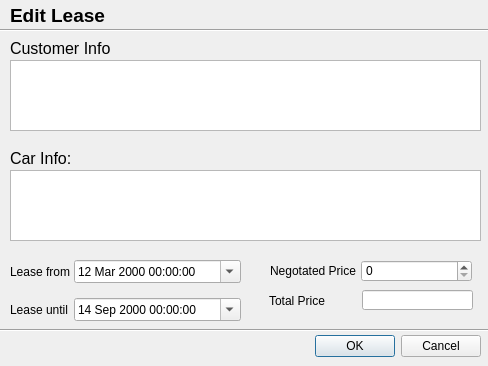
<?xml version="1.0" encoding="UTF-8"?>
<ui version="4.0">
 <class>EditLeaseDialog</class>
 <widget class="QDialog" name="EditLeaseDialog">
  <property name="geometry">
   <rect>
    <x>0</x>
    <y>0</y>
    <width>488</width>
    <height>366</height>
   </rect>
  </property>
  <property name="windowTitle">
   <string>Dialog</string>
  </property>
  <widget class="Line" name="TopLine">
   <property name="geometry">
    <rect>
     <x>0</x>
     <y>20</y>
     <width>491</width>
     <height>20</height>
    </rect>
   </property>
   <property name="orientation">
    <enum>Qt::Horizontal</enum>
   </property>
  </widget>
  <widget class="QLabel" name="TitleLabel">
   <property name="geometry">
    <rect>
     <x>10</x>
     <y>0</y>
     <width>101</width>
     <height>31</height>
    </rect>
   </property>
   <property name="font">
    <font>
     <pointsize>14</pointsize>
     <bold>true</bold>
    </font>
   </property>
   <property name="text">
    <string>Edit Lease</string>
   </property>
  </widget>
  <widget class="QDialogButtonBox" name="buttonBox">
   <property name="geometry">
    <rect>
     <x>310</x>
     <y>330</y>
     <width>171</width>
     <height>32</height>
    </rect>
   </property>
   <property name="orientation">
    <enum>Qt::Horizontal</enum>
   </property>
   <property name="standardButtons">
    <set>QDialogButtonBox::Cancel|QDialogButtonBox::Ok</set>
   </property>
  </widget>
  <widget class="QWidget" name="formLayoutWidget">
   <property name="geometry">
    <rect>
     <x>10</x>
     <y>260</y>
     <width>231</width>
     <height>61</height>
    </rect>
   </property>
   <layout class="QFormLayout" name="formLayout">
    <property name="horizontalSpacing">
     <number>4</number>
    </property>
    <property name="verticalSpacing">
     <number>15</number>
    </property>
    <item row="0" column="0">
     <widget class="QLabel" name="leaseFromLabel">
      <property name="text">
       <string>Lease from</string>
      </property>
     </widget>
    </item>
    <item row="0" column="1">
     <widget class="QDateTimeEdit" name="leaseFromDateTimeEdit">
      <property name="dateTime">
       <datetime>
        <hour>0</hour>
        <minute>0</minute>
        <second>0</second>
        <year>2000</year>
        <month>3</month>
        <day>12</day>
       </datetime>
      </property>
      <property name="minimumDateTime">
       <datetime>
        <hour>0</hour>
        <minute>0</minute>
        <second>0</second>
        <year>2000</year>
        <month>1</month>
        <day>14</day>
       </datetime>
      </property>
      <property name="calendarPopup">
       <bool>true</bool>
      </property>
     </widget>
    </item>
    <item row="1" column="0">
     <widget class="QLabel" name="leaseUntilLabel">
      <property name="text">
       <string>Lease until</string>
      </property>
     </widget>
    </item>
    <item row="1" column="1">
     <widget class="QDateTimeEdit" name="leaseUntilDateTimeEdit">
      <property name="minimumDateTime">
       <datetime>
        <hour>0</hour>
        <minute>0</minute>
        <second>0</second>
        <year>2000</year>
        <month>9</month>
        <day>14</day>
       </datetime>
      </property>
      <property name="calendarPopup">
       <bool>true</bool>
      </property>
     </widget>
    </item>
   </layout>
  </widget>
  <widget class="Line" name="BottomLine">
   <property name="geometry">
    <rect>
     <x>-10</x>
     <y>320</y>
     <width>511</width>
     <height>20</height>
    </rect>
   </property>
   <property name="orientation">
    <enum>Qt::Horizontal</enum>
   </property>
  </widget>
  <widget class="QLabel" name="CustomerInfoLabel">
   <property name="geometry">
    <rect>
     <x>10</x>
     <y>40</y>
     <width>101</width>
     <height>16</height>
    </rect>
   </property>
   <property name="font">
    <font>
     <pointsize>12</pointsize>
    </font>
   </property>
   <property name="text">
    <string>Customer Info:</string>
   </property>
  </widget>
  <widget class="QTableWidget" name="CustomerInfoTable">
   <property name="geometry">
    <rect>
     <x>10</x>
     <y>60</y>
     <width>471</width>
     <height>71</height>
    </rect>
   </property>
   <property name="editTriggers">
    <set>QAbstractItemView::NoEditTriggers</set>
   </property>
   <property name="selectionBehavior">
    <enum>QAbstractItemView::SelectRows</enum>
   </property>
  </widget>
  <widget class="QLabel" name="CarInfoLabel">
   <property name="geometry">
    <rect>
     <x>10</x>
     <y>150</y>
     <width>101</width>
     <height>16</height>
    </rect>
   </property>
   <property name="font">
    <font>
     <pointsize>12</pointsize>
    </font>
   </property>
   <property name="text">
    <string>Car Info:</string>
   </property>
  </widget>
  <widget class="QTableWidget" name="CarInfoTable">
   <property name="geometry">
    <rect>
     <x>10</x>
     <y>170</y>
     <width>471</width>
     <height>71</height>
    </rect>
   </property>
   <property name="editTriggers">
    <set>QAbstractItemView::NoEditTriggers</set>
   </property>
   <property name="selectionBehavior">
    <enum>QAbstractItemView::SelectRows</enum>
   </property>
  </widget>
  <widget class="QLabel" name="NegotiatedPriceLabel">
   <property name="geometry">
    <rect>
     <x>270</x>
     <y>260</y>
     <width>91</width>
     <height>21</height>
    </rect>
   </property>
   <property name="text">
    <string>Negotated Price</string>
   </property>
  </widget>
  <widget class="QSpinBox" name="NegotiatedPriceBox">
   <property name="geometry">
    <rect>
     <x>361</x>
     <y>260</y>
     <width>111</width>
     <height>22</height>
    </rect>
   </property>
   <property name="maximum">
    <number>999999</number>
   </property>
   <property name="singleStep">
    <number>100</number>
   </property>
  </widget>
  <widget class="QLabel" name="TotalPriceLabel">
   <property name="geometry">
    <rect>
     <x>269</x>
     <y>290</y>
     <width>91</width>
     <height>21</height>
    </rect>
   </property>
   <property name="text">
    <string>Total Price</string>
   </property>
  </widget>
  <widget class="QLineEdit" name="TotalPriceLineEdit">
   <property name="geometry">
    <rect>
     <x>362</x>
     <y>290</y>
     <width>111</width>
     <height>20</height>
    </rect>
   </property>
   <property name="readOnly">
    <bool>true</bool>
   </property>
  </widget>
 </widget>
 <resources/>
 <connections>
  <connection>
   <sender>buttonBox</sender>
   <signal>accepted()</signal>
   <receiver>EditLeaseDialog</receiver>
   <slot>accept()</slot>
   <hints>
    <hint type="sourcelabel">
     <x>305</x>
     <y>275</y>
    </hint>
    <hint type="destinationlabel">
     <x>199</x>
     <y>149</y>
    </hint>
   </hints>
  </connection>
  <connection>
   <sender>buttonBox</sender>
   <signal>rejected()</signal>
   <receiver>EditLeaseDialog</receiver>
   <slot>reject()</slot>
   <hints>
    <hint type="sourcelabel">
     <x>305</x>
     <y>275</y>
    </hint>
    <hint type="destinationlabel">
     <x>199</x>
     <y>149</y>
    </hint>
   </hints>
  </connection>
 </connections>
</ui>
